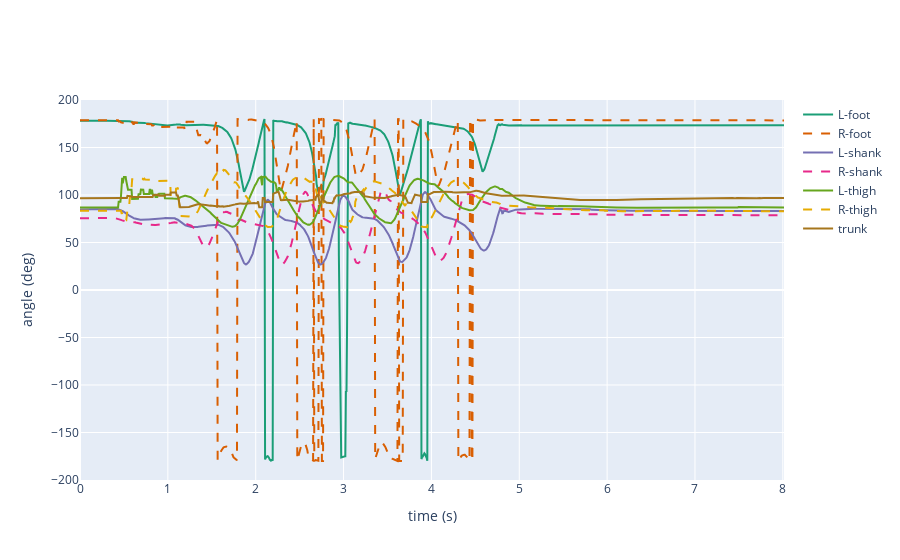

The code cell stored with this chart in its notebook:
### Code cell
df_imputed = knn_impute(df, file_location = file_location, data_type = 'jnt', 
                        patient_id = patient_id, trial = trial, save = True, replace = False)
plot(data_type='jnt', steps = 'N', hip = 'N', df = df_imputed)

### Figure 1 — Plotly figure (JSON) as saved in the notebook; plotly's stock layout.template omitted (floating-point values rounded to 4 significant figures; data arrays with more than 128 entries replaced by an {"elided": "..."} marker saying what was removed)
{"data": [{"hoverinfo": "x", "line": {"color": "#1b9e77", "width": 2}, "mode": "lines", "name": "L-foot", "text": {"elided": "1203 str values"}, "type": "scatter", "x": {"elided": "1203 float values"}, "y": {"elided": "1203 float values"}}, {"hoverinfo": "x", "line": {"color": "#d95f02", "dash": "dash", "width": 2}, "mode": "lines", "name": "R-foot", "type": "scatter", "x": {"elided": "1203 float values"}, "y": {"elided": "1203 float values"}}, {"hoverinfo": "x", "line": {"color": "#7570b3", "width": 2}, "mode": "lines", "name": "L-shank", "text": {"elided": "1203 str values"}, "type": "scatter", "x": {"elided": "1203 float values"}, "y": {"elided": "1203 float values"}}, {"hoverinfo": "x", "line": {"color": "#e7298a", "dash": "dash", "width": 2}, "mode": "lines", "name": "R-shank", "type": "scatter", "x": {"elided": "1203 float values"}, "y": {"elided": "1203 float values"}}, {"hoverinfo": "x", "line": {"color": "#66a61e", "width": 2}, "mode": "lines", "name": "L-thigh", "text": {"elided": "1203 str values"}, "type": "scatter", "x": {"elided": "1203 float values"}, "y": {"elided": "1203 float values"}}, {"hoverinfo": "x", "line": {"color": "#e6ab02", "dash": "dash", "width": 2}, "mode": "lines", "name": "R-thigh", "type": "scatter", "x": {"elided": "1203 float values"}, "y": {"elided": "1203 float values"}}, {"hoverinfo": "x", "line": {"color": "#a6761d", "width": 2}, "mode": "lines", "name": "trunk", "text": {"elided": "1203 str values"}, "type": "scatter", "x": {"elided": "1203 str values"}, "y": {"elided": "1203 float values"}}], "layout": {"xaxis": {"title": {"text": "time (s)"}}, "yaxis": {"title": {"text": "angle (deg)"}}}}
